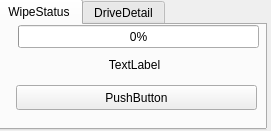
<?xml version="1.0" encoding="UTF-8"?>
<ui version="4.0">
 <class>BayPanel</class>
 <widget class="QWidget" name="BayPanel">
  <property name="geometry">
   <rect>
    <x>0</x>
    <y>0</y>
    <width>271</width>
    <height>131</height>
   </rect>
  </property>
  <property name="windowTitle">
   <string>Form</string>
  </property>
  <widget class="QTabWidget" name="tabWidget">
   <property name="geometry">
    <rect>
     <x>-4</x>
     <y>-1</y>
     <width>271</width>
     <height>131</height>
    </rect>
   </property>
   <property name="currentIndex">
    <number>0</number>
   </property>
   <property name="usesScrollButtons">
    <bool>false</bool>
   </property>
   <widget class="QWidget" name="tab">
    <attribute name="title">
     <string>WipeStatus</string>
    </attribute>
    <widget class="QProgressBar" name="progressBar">
     <property name="geometry">
      <rect>
       <x>20</x>
       <y>0</y>
       <width>241</width>
       <height>23</height>
      </rect>
     </property>
     <property name="value">
      <number>0</number>
     </property>
    </widget>
    <widget class="QLabel" name="label">
     <property name="geometry">
      <rect>
       <x>16</x>
       <y>30</y>
       <width>241</width>
       <height>20</height>
      </rect>
     </property>
     <property name="text">
      <string>TextLabel</string>
     </property>
     <property name="alignment">
      <set>Qt::AlignCenter</set>
     </property>
    </widget>
    <widget class="QPushButton" name="pushButton">
     <property name="geometry">
      <rect>
       <x>18</x>
       <y>60</y>
       <width>241</width>
       <height>25</height>
      </rect>
     </property>
     <property name="text">
      <string>PushButton</string>
     </property>
    </widget>
   </widget>
   <widget class="QWidget" name="tab_2">
    <attribute name="title">
     <string>DriveDetail</string>
    </attribute>
    <widget class="QPushButton" name="pushButton_2">
     <property name="geometry">
      <rect>
       <x>10</x>
       <y>10</y>
       <width>101</width>
       <height>25</height>
      </rect>
     </property>
     <property name="text">
      <string>PushButton</string>
     </property>
    </widget>
    <widget class="QPushButton" name="pushButton_3">
     <property name="geometry">
      <rect>
       <x>120</x>
       <y>10</y>
       <width>141</width>
       <height>25</height>
      </rect>
     </property>
     <property name="text">
      <string>PushButton</string>
     </property>
    </widget>
   </widget>
  </widget>
 </widget>
 <resources/>
 <connections/>
</ui>
